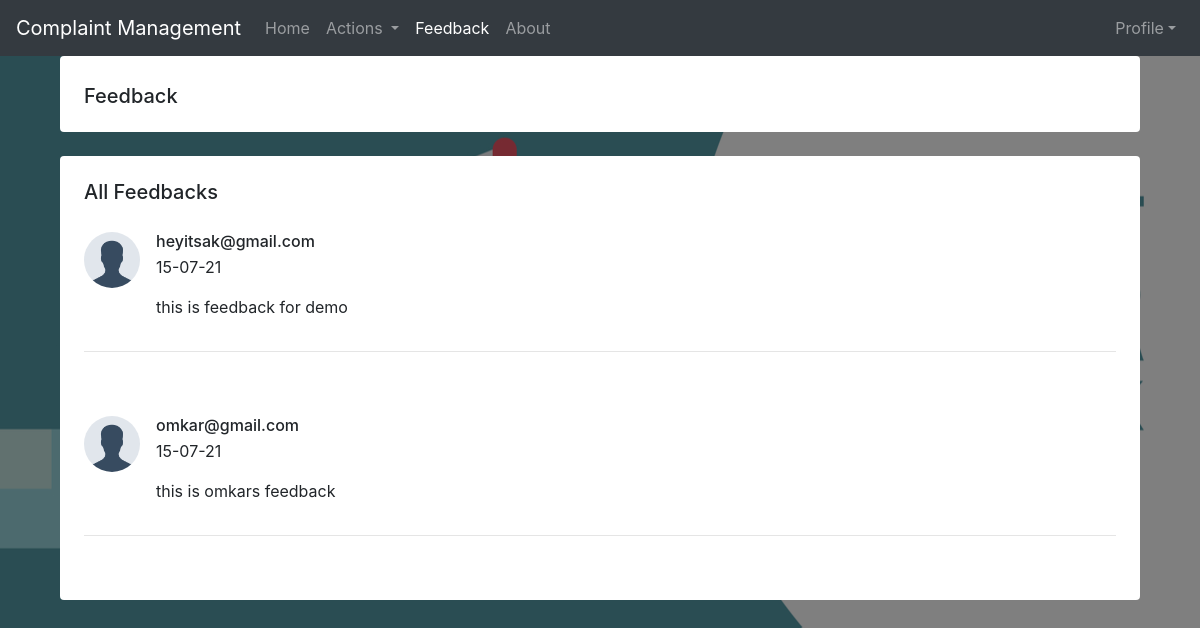
The app's page /student/viewfeedback.php, older data.
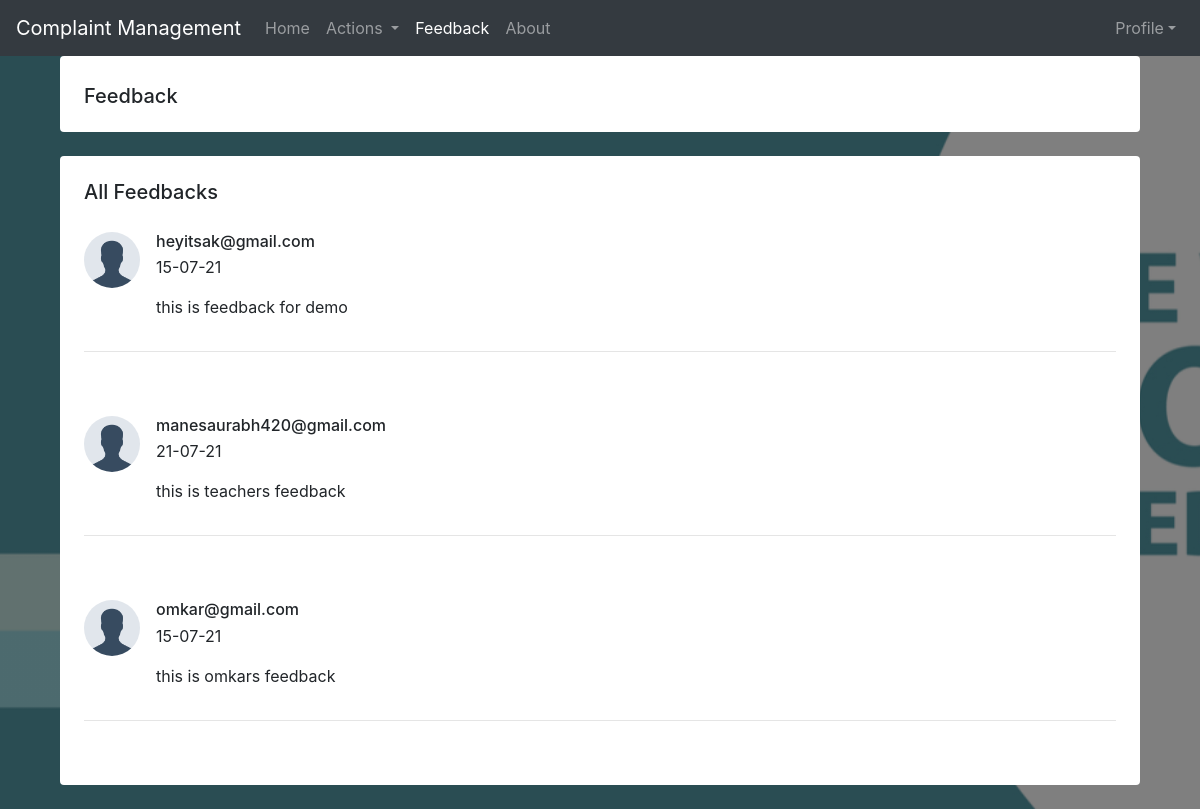
The same page, newer data.
### tables this page shows
CREATE TABLE `feedback` (
  `email` varchar(255) NOT NULL,
  `feedback` varchar(255) NOT NULL,
  `date` varchar(50) NOT NULL
);

### student/viewfeedback.php (the view, shortened to what this page needs)
<!DOCTYPE html>
<html lang="en">
<head>
<?php
include 'header.php';
?>
</head>
<body>
<nav class="navbar navbar-expand-lg navbar-dark bg-dark">
  <a class="navbar-brand" href="#">Complaint Management</a>
  <div class="collapse navbar-collapse" id="navbarNav">
    <ul class="navbar-nav">
      <li class="nav-item">
        <a class="nav-link" href="index.php">Home</a>
      </li>
      <li class="nav-item dropdown">
        <a class="nav-link dropdown-toggle" href="#" id="navbarDropdown" role="button" data-toggle="dropdown" aria-haspopup="true" aria-expanded="false">
          Actions
        </a>
      <li class="nav-item active">
        <a class="nav-link" href="feedback.php">Feedback</a>
      </li>
      <li class="nav-item">
        <a class="nav-link" href="about.php">About</a>
      </li>
    </ul>
    <ul class="navbar-nav ml-auto">
      <li class="nav-item dropdown">
          <a class="nav-link dropdown-toggle" id="profileDropdown" data-toggle="dropdown"
          aria-haspopup="true" aria-expanded="false" href="#">Profile</a>
      </li>
    </ul>
  </div>
</nav>
<div class="container">
<div class="col-md-12">
    <div class="offer-dedicated-body-left">
        <div class="tab-content" id="pills-tabContent">
            <div class="tab-pane fade active show" id="pills-reviews" role="tabpanel" aria-labelledby="pills-reviews-tab">
                <div id="ratings-and-reviews" class="bg-white rounded shadow-sm p-4 mb-4 clearfix">
                    <h5 class="mb-0 pt-1">Feedback</h5>
                </div>
                <div class="bg-white rounded shadow-sm p-4 mb-4 restaurant-detailed-ratings-and-reviews">
                    <h5 class="mb-1">All Feedbacks</h5>
                <?php
                include('connection.php');
                $rs = mysqli_query($cn,"select * from feedback");
                while($a=mysqli_fetch_array($rs))
                {
                    $e = $a["email"];
                    $f = $a["feedback"];
                    $d = $a["date"];
                ?>
                    <div class="reviews-members pt-4 pb-4">
                        <div class="media">
                            <a href="#"><img alt="Generic placeholder image" src="img/profile_img.png" class="mr-3 rounded-pill"></a>
                            <div class="media-body">
                                <div class="reviews-members-header">
                                    <h6 class="mb-1"><?php echo $e; ?></h6>
                                    <p class="text-gray"><?php echo $d; ?></p>
                                </div>
                                <div class="reviews-members-body">
                                    <p><?php echo $f; ?></p>
                                </div>
                            </div>
                        </div>
                        <hr>
                    </div>
                <?php
                }
                ?>
                </div>
            </div>
        </div>
    </div>
</div>
</div>
</body>
</html>

Row changes from the older to the newer data that the page shows:
added feedback: email "manesaurabh420@gmail.com", date "21-07-21", feedback "this is teachers feedback"
